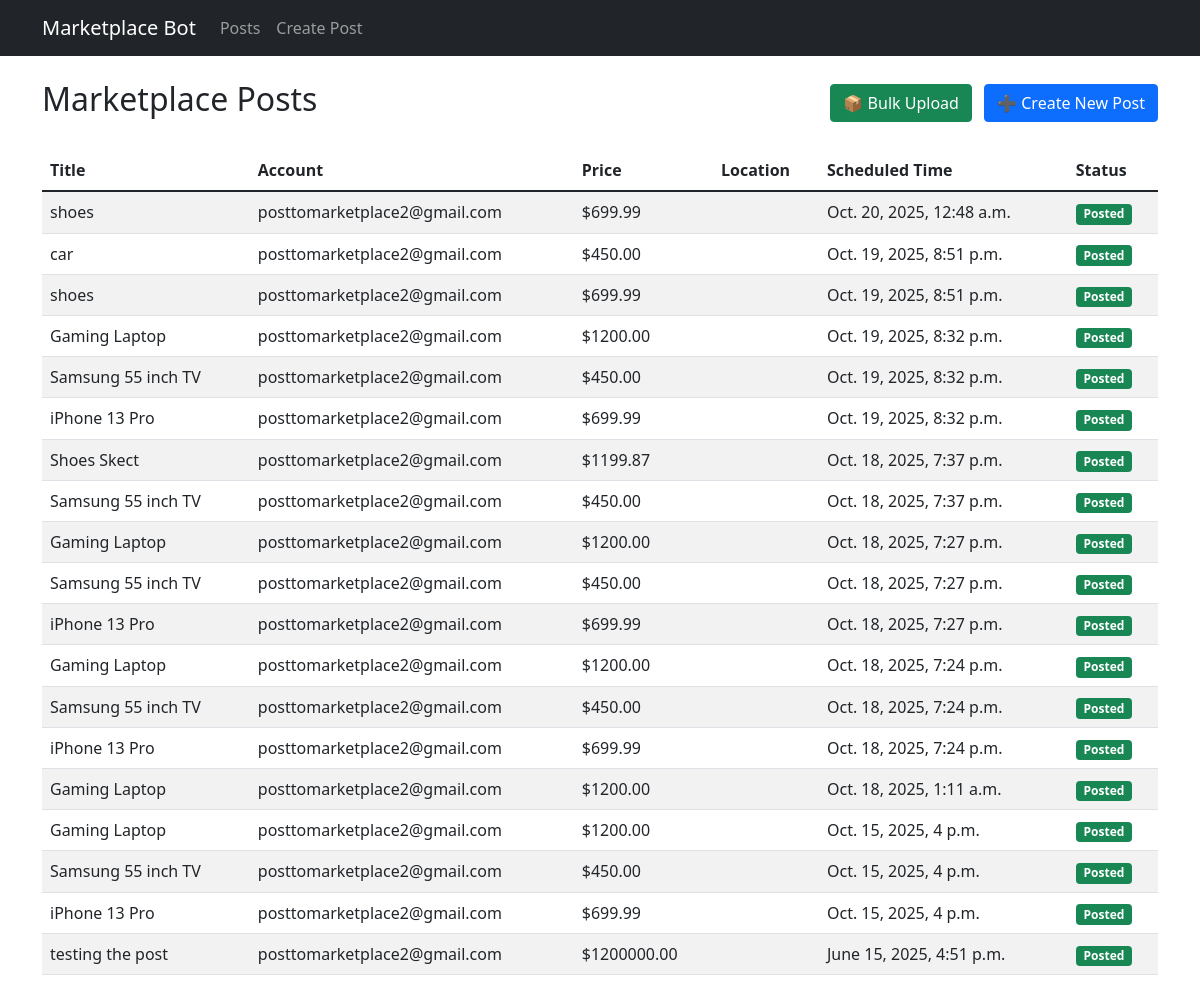
The app's page /, older data.
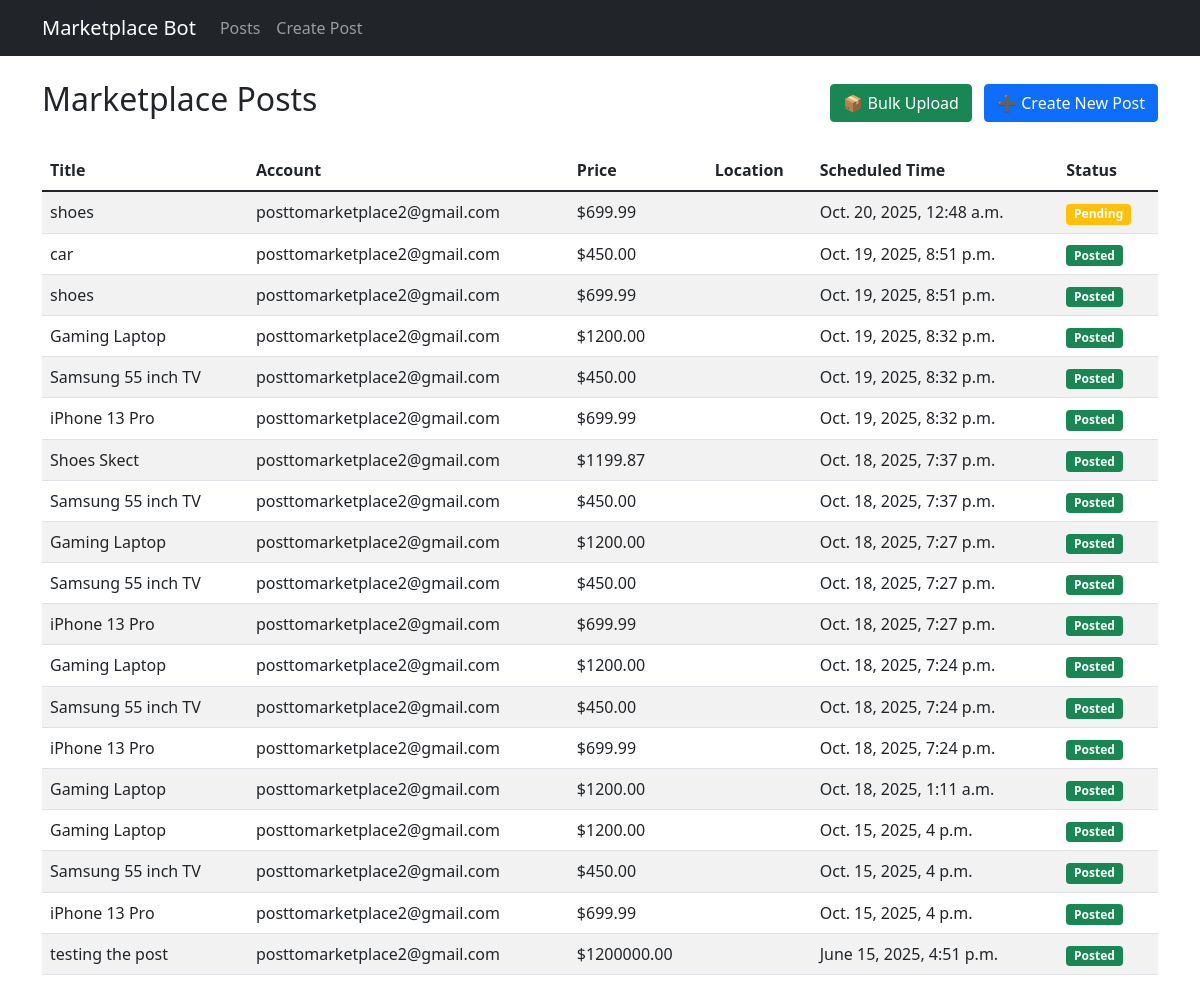
The same page, newer data.
### postings/models.py (models this page shows, shortened)
class MarketplacePost(models.Model):
    STATUS_CHOICES = [
        ('pending', 'Pending'),
        ('posting', 'Posting'),
        ('posted', 'Posted'),
        ('failed', 'Failed'),
    ]
    account = models.ForeignKey(FacebookAccount, on_delete=models.CASCADE)
    title = models.CharField(max_length=255)
    description = models.TextField()
    price = models.DecimalField(max_digits=10, decimal_places=2)
    image = models.ImageField(upload_to='posts/', blank=True)
    scheduled_time = models.DateTimeField()
    posted = models.BooleanField(default=False)
    status = models.CharField(
        max_length=20, choices=STATUS_CHOICES, default='pending')
    error_message = models.TextField(blank=True, null=True)
    retry_count = models.IntegerField(default=0)
    created_at = models.DateTimeField(auto_now_add=True)
    updated_at = models.DateTimeField(auto_now=True)
    class Meta:
        indexes = [
            models.Index(fields=['posted'], name='posted_idx'),
            models.Index(fields=['scheduled_time'], name='scheduled_time_idx'),
            models.Index(fields=['account', 'posted'],
                         name='account_posted_idx'),
            models.Index(fields=['posted', 'scheduled_time'],
                         name='posted_scheduled_idx'),
            models.Index(fields=['status'], name='status_idx'),
        ]
        ordering = ['-created_at']

### accounts/models.py (models this page shows, shortened)
class FacebookAccount(models.Model):
    email = models.EmailField()
    password = models.CharField(max_length=255)  # Store securely in production
    session_cookie = models.TextField(blank=True, null=True)
    created_at = models.DateTimeField(auto_now_add=True)

### postings/views.py (the view)
# urls.py: path('', views.post_list, name='post_list'),
def post_list(request):
    posts = MarketplacePost.objects.all().order_by('-scheduled_time')
    return render(request, 'postings/post_list.html', {'posts': posts})

### postings/templates/postings/post_list.html
{% extends "base.html" %} {% block content %}
<div class="container mt-4">
  <div class="d-flex justify-content-between align-items-center mb-4">
    <h2>Marketplace Posts</h2>
    <div>
      <a href="{% url 'bulk_upload_posts' %}" class="btn btn-success me-2"
        >📦 Bulk Upload</a
      >
      <a href="{% url 'create_post' %}" class="btn btn-primary"
        >➕ Create New Post</a
      >
    </div>
  </div>
  <div class="table-responsive">
    <table class="table table-striped">
      <thead>
        <tr>
          <th>Title</th>
          <th>Account</th>
          <th>Price</th>
          <th>Location</th>
          <th>Scheduled Time</th>
          <th>Status</th>
        </tr>
      </thead>
      <tbody>
        {% for post in posts %}
        <tr>
          <td>{{ post.title }}</td>
          <td>{{ post.account.email }}</td>
          <td>${{ post.price }}</td>
          <td>{{ post.location }}</td>
          <td>{{ post.scheduled_time }}</td>
          <td>
            {% if post.posted %}
            <span class="badge bg-success">Posted</span>
            {% else %}
            <span class="badge bg-warning">Pending</span>
            {% endif %}
          </td>
        </tr>
        {% empty %}
        <tr>
          <td colspan="6" class="text-center">No posts found.</td>
        </tr>
        {% endfor %}
      </tbody>
    </table>
  </div>
</div>
{% endblock %}

### templates/base.html (shortened to what this page needs)
<!DOCTYPE html>
<html lang="en">
  <head>
    <link
      href="https://cdn.jsdelivr.net/npm/bootstrap@5.1.3/dist/css/bootstrap.min.css"
      rel="stylesheet"
    />
  </head>
  <body>
    <nav class="navbar navbar-expand-lg navbar-dark bg-dark">
      <div class="container">
        <a class="navbar-brand" href="{% url 'post_list' %}">Marketplace Bot</a>
        <div class="collapse navbar-collapse" id="navbarNav">
          <ul class="navbar-nav">
            <li class="nav-item">
              <a class="nav-link" href="{% url 'post_list' %}">Posts</a>
            </li>
            <li class="nav-item">
              <a class="nav-link" href="{% url 'create_post' %}">Create Post</a>
            </li>
          </ul>
        </div>
      </div>
    </nav>
    {% block content %} {% endblock %}
  </body>
</html>

Row changes from the older to the newer data that the page shows:
changed MarketplacePost "Oct. 20, 2025, 12:48 a.m.": posted "Posted" → "Pending"
